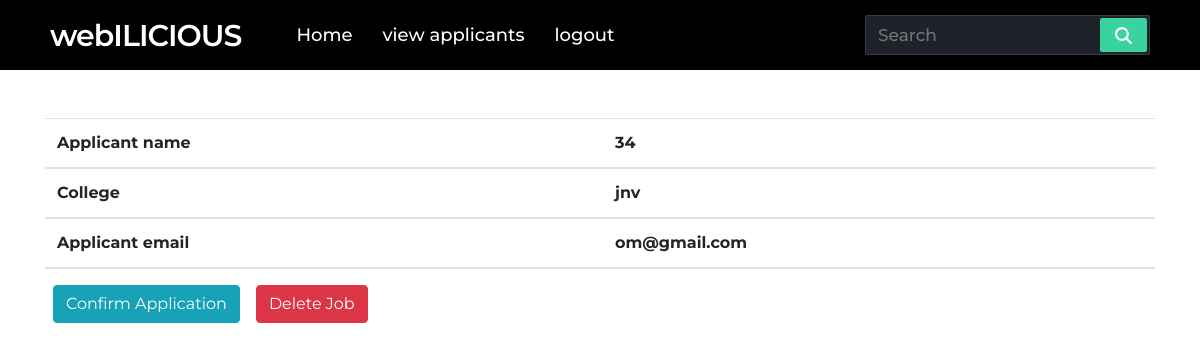
/controller/completedetails/19, run on the app's committed database.
### controller/models.py (models this page shows, shortened)
class Applicants(models.Model):
    applicant = models.OneToOneField(User,on_delete=models.CASCADE)
    app_email=models.CharField(max_length=255)
    app_clg=models.CharField(max_length=255)
    dateregisteres= models.DateTimeField(auto_now_add=True)

### controller/views.py (the view)
# urls.py: path('completedetails/<int:id>',views.completedetails,name="completedetails"),
def completedetails(request,id):
    item=Applicants.objects.get(pk=id)
    context = {'viewjob':item}
    return render(request,'controller/completedetails.html',context)

### controller/templates/controller/completedetails.html (shortened to what this page needs)
{% extends 'controller/base.html' %}
{% load static %}
{% block body %}
<div class="container  my-5">
        <table class="table table-striped">
                <thead>
                        <tr>
                                <th scope="col">Applicant name</th>
                                <th scope="col">{{viewjob.applicant_id}}</th>
                        </tr>
                </thead>
                <thead>
                        <tr>
                                <th scope="col">College</th>
                                <th scope="col" class="{% cycle 'row1' 'row2' %}">
                                        {{viewjob.app_clg}}</th>
                        </tr>
                </thead>
                <thead>
                        <tr>
                                <th scope="col">Applicant email</th>
                                <th scope="col">{{viewjob.app_email}}</th>
                        </tr>
                </thead>
        </table>
        <table>
                <thead>
                        <tr>
<td>
                                        <button type="button" class="btn btn-info mx-2" data-toggle="modal"
                                                data-target="#exampleModal1">
                                                Confirm Application
                                        </button>
                                </td>
                                <td>
                                        <button type="button" class="btn btn-danger mx-2" data-toggle="modal"
                                                data-target="#exampleModal">
                                                Delete Job
                                        </button>
                                </td>
                        </tr>
                </thead>
        </table>
</div>
{% endblock body %}

### static/css/base.css (style rules this page uses)
* { margin: 0; padding: 0; outline: none; box-sizing: border-box; font-family: 'Montserrat', sans-serif; }

### data on the page
Applicants: applicant_id "34", app_clg "jnv", app_email "om@gmail.com"
